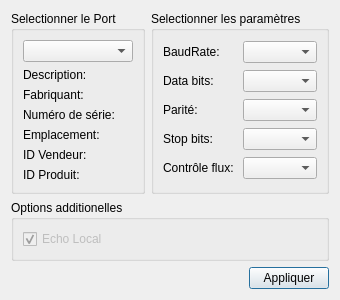
<?xml version="1.0" encoding="UTF-8"?>
<ui version="4.0">
 <class>SettingsDialog</class>
 <widget class="QDialog" name="SettingsDialog">
  <property name="geometry">
   <rect>
    <x>0</x>
    <y>0</y>
    <width>297</width>
    <height>272</height>
   </rect>
  </property>
  <property name="windowTitle">
   <string>Settings</string>
  </property>
  <layout class="QGridLayout" name="gridLayout_3">
   <item row="0" column="1">
    <widget class="QGroupBox" name="parametersBox">
     <property name="title">
      <string>Selectionner les paramètres</string>
     </property>
     <layout class="QGridLayout" name="gridLayout_2">
      <item row="0" column="0">
       <widget class="QLabel" name="baudRateLabel">
        <property name="text">
         <string>BaudRate:</string>
        </property>
       </widget>
      </item>
      <item row="0" column="1">
       <widget class="QComboBox" name="baudRateBox"/>
      </item>
      <item row="1" column="0">
       <widget class="QLabel" name="dataBitsLabel">
        <property name="text">
         <string>Data bits:</string>
        </property>
       </widget>
      </item>
      <item row="1" column="1">
       <widget class="QComboBox" name="dataBitsBox"/>
      </item>
      <item row="2" column="0">
       <widget class="QLabel" name="parityLabel">
        <property name="text">
         <string>Parité:</string>
        </property>
       </widget>
      </item>
      <item row="2" column="1">
       <widget class="QComboBox" name="parityBox"/>
      </item>
      <item row="3" column="0">
       <widget class="QLabel" name="stopBitsLabel">
        <property name="text">
         <string>Stop bits:</string>
        </property>
       </widget>
      </item>
      <item row="3" column="1">
       <widget class="QComboBox" name="stopBitsBox"/>
      </item>
      <item row="4" column="0">
       <widget class="QLabel" name="flowControlLabel">
        <property name="text">
         <string>Contrôle flux:</string>
        </property>
       </widget>
      </item>
      <item row="4" column="1">
       <widget class="QComboBox" name="flowControlBox"/>
      </item>
     </layout>
    </widget>
   </item>
   <item row="0" column="0">
    <widget class="QGroupBox" name="selectBox">
     <property name="title">
      <string>Selectionner le Port</string>
     </property>
     <layout class="QGridLayout" name="gridLayout">
      <item row="0" column="0">
       <widget class="QComboBox" name="serialPortInfoListBox"/>
      </item>
      <item row="1" column="0">
       <widget class="QLabel" name="descriptionLabel">
        <property name="text">
         <string>Description:</string>
        </property>
       </widget>
      </item>
      <item row="2" column="0">
       <widget class="QLabel" name="manufacturerLabel">
        <property name="text">
         <string>Fabriquant:</string>
        </property>
       </widget>
      </item>
      <item row="3" column="0">
       <widget class="QLabel" name="serialNumberLabel">
        <property name="text">
         <string>Numéro de série:</string>
        </property>
       </widget>
      </item>
      <item row="4" column="0">
       <widget class="QLabel" name="locationLabel">
        <property name="text">
         <string>Emplacement:</string>
        </property>
       </widget>
      </item>
      <item row="5" column="0">
       <widget class="QLabel" name="vidLabel">
        <property name="text">
         <string>ID Vendeur:</string>
        </property>
       </widget>
      </item>
      <item row="6" column="0">
       <widget class="QLabel" name="pidLabel">
        <property name="text">
         <string>ID Produit:</string>
        </property>
       </widget>
      </item>
     </layout>
    </widget>
   </item>
   <item row="2" column="0" colspan="2">
    <layout class="QHBoxLayout" name="horizontalLayout">
     <item>
      <spacer name="horizontalSpacer">
       <property name="orientation">
        <enum>Qt::Horizontal</enum>
       </property>
       <property name="sizeHint" stdset="0">
        <size>
         <width>96</width>
         <height>20</height>
        </size>
       </property>
      </spacer>
     </item>
     <item>
      <widget class="QPushButton" name="applyButton">
       <property name="text">
        <string>Appliquer</string>
       </property>
      </widget>
     </item>
    </layout>
   </item>
   <item row="1" column="0" colspan="2">
    <widget class="QGroupBox" name="additionalOptionsGroupBox">
     <property name="title">
      <string>Options additionelles</string>
     </property>
     <layout class="QVBoxLayout" name="verticalLayout">
      <item>
       <widget class="QCheckBox" name="localEchoCheckBox">
        <property name="enabled">
         <bool>false</bool>
        </property>
        <property name="text">
         <string>Echo Local</string>
        </property>
        <property name="checked">
         <bool>true</bool>
        </property>
       </widget>
      </item>
     </layout>
    </widget>
   </item>
  </layout>
 </widget>
 <resources/>
 <connections/>
</ui>
